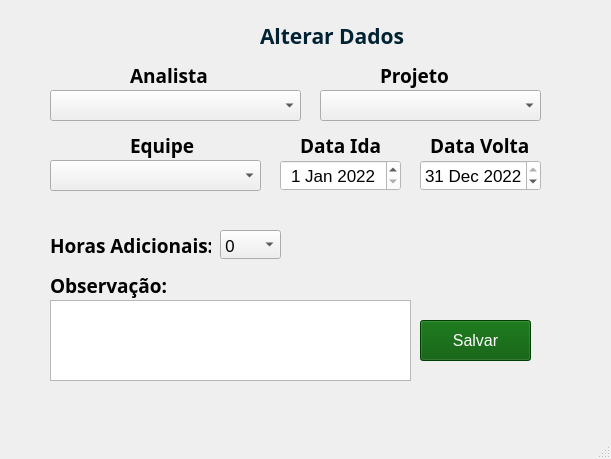
<?xml version="1.0" encoding="UTF-8"?>
<ui version="4.0">
 <class>MainWindow</class>
 <widget class="QMainWindow" name="MainWindow">
  <property name="geometry">
   <rect>
    <x>0</x>
    <y>0</y>
    <width>611</width>
    <height>459</height>
   </rect>
  </property>
  <property name="minimumSize">
   <size>
    <width>611</width>
    <height>459</height>
   </size>
  </property>
  <property name="maximumSize">
   <size>
    <width>611</width>
    <height>459</height>
   </size>
  </property>
  <property name="windowTitle">
   <string>Alterar Analista</string>
  </property>
  <property name="styleSheet">
   <string notr="true">alternate-background-color: rgb(225, 225, 225);</string>
  </property>
  <widget class="QWidget" name="centralwidget">
   <widget class="QPushButton" name="btnSalvarAlteracao">
    <property name="geometry">
     <rect>
      <x>420</x>
      <y>320</y>
      <width>111</width>
      <height>41</height>
     </rect>
    </property>
    <property name="font">
     <font>
      <pointsize>12</pointsize>
      <weight>50</weight>
      <bold>false</bold>
     </font>
    </property>
    <property name="cursor">
     <cursorShape>PointingHandCursor</cursorShape>
    </property>
    <property name="styleSheet">
     <string notr="true">background-color: rgb(0, 85, 0);
color: rgb(255, 255, 255);</string>
    </property>
    <property name="text">
     <string>Salvar</string>
    </property>
   </widget>
   <widget class="QLabel" name="label_7">
    <property name="geometry">
     <rect>
      <x>130</x>
      <y>60</y>
      <width>81</width>
      <height>31</height>
     </rect>
    </property>
    <property name="font">
     <font>
      <family>Bahnschrift Light</family>
      <pointsize>14</pointsize>
      <weight>75</weight>
      <italic>false</italic>
      <bold>true</bold>
     </font>
    </property>
    <property name="text">
     <string>Analista</string>
    </property>
   </widget>
   <widget class="QLabel" name="label_3">
    <property name="geometry">
     <rect>
      <x>260</x>
      <y>20</y>
      <width>191</width>
      <height>31</height>
     </rect>
    </property>
    <property name="font">
     <font>
      <family>Bahnschrift Light</family>
      <pointsize>16</pointsize>
      <weight>75</weight>
      <italic>false</italic>
      <bold>true</bold>
     </font>
    </property>
    <property name="styleSheet">
     <string notr="true">color: rgb(0, 34, 50);</string>
    </property>
    <property name="text">
     <string>Alterar Dados</string>
    </property>
   </widget>
   <widget class="QLabel" name="label_2">
    <property name="geometry">
     <rect>
      <x>220</x>
      <y>10</y>
      <width>171</width>
      <height>41</height>
     </rect>
    </property>
    <property name="font">
     <font>
      <family>Segoe UI Light</family>
      <pointsize>16</pointsize>
      <weight>75</weight>
      <italic>true</italic>
      <bold>true</bold>
     </font>
    </property>
    <property name="text">
     <string/>
    </property>
    <property name="pixmap">
     <pixmap>../../../Users/FADAMI/Img/logo-cor.png</pixmap>
    </property>
   </widget>
   <widget class="QComboBox" name="box_equipe">
    <property name="geometry">
     <rect>
      <x>50</x>
      <y>160</y>
      <width>211</width>
      <height>31</height>
     </rect>
    </property>
    <property name="font">
     <font>
      <family>Segoe UI Semilight</family>
      <pointsize>13</pointsize>
     </font>
    </property>
   </widget>
   <widget class="QComboBox" name="box_projeto">
    <property name="geometry">
     <rect>
      <x>320</x>
      <y>90</y>
      <width>221</width>
      <height>31</height>
     </rect>
    </property>
    <property name="font">
     <font>
      <family>Segoe UI Semilight</family>
      <pointsize>13</pointsize>
     </font>
    </property>
   </widget>
   <widget class="QLabel" name="label_12">
    <property name="geometry">
     <rect>
      <x>380</x>
      <y>60</y>
      <width>71</width>
      <height>31</height>
     </rect>
    </property>
    <property name="font">
     <font>
      <family>Bahnschrift Light</family>
      <pointsize>14</pointsize>
      <weight>75</weight>
      <italic>false</italic>
      <bold>true</bold>
     </font>
    </property>
    <property name="text">
     <string>Projeto</string>
    </property>
   </widget>
   <widget class="QLabel" name="label_13">
    <property name="geometry">
     <rect>
      <x>130</x>
      <y>130</y>
      <width>71</width>
      <height>31</height>
     </rect>
    </property>
    <property name="font">
     <font>
      <family>Bahnschrift Light</family>
      <pointsize>14</pointsize>
      <weight>75</weight>
      <italic>false</italic>
      <bold>true</bold>
     </font>
    </property>
    <property name="text">
     <string>Equipe</string>
    </property>
   </widget>
   <widget class="QDateEdit" name="DataInicio">
    <property name="geometry">
     <rect>
      <x>280</x>
      <y>160</y>
      <width>121</width>
      <height>31</height>
     </rect>
    </property>
    <property name="font">
     <font>
      <family>Segoe UI</family>
      <pointsize>13</pointsize>
     </font>
    </property>
    <property name="styleSheet">
     <string notr="true">background-color: rgb(255, 255, 255);</string>
    </property>
    <property name="alignment">
     <set>Qt::AlignCenter</set>
    </property>
    <property name="dateTime">
     <datetime>
      <hour>0</hour>
      <minute>0</minute>
      <second>0</second>
      <year>2022</year>
      <month>1</month>
      <day>1</day>
     </datetime>
    </property>
    <property name="maximumDateTime">
     <datetime>
      <hour>23</hour>
      <minute>59</minute>
      <second>59</second>
      <year>2022</year>
      <month>12</month>
      <day>31</day>
     </datetime>
    </property>
   </widget>
   <widget class="QDateEdit" name="DataFim">
    <property name="geometry">
     <rect>
      <x>420</x>
      <y>160</y>
      <width>121</width>
      <height>31</height>
     </rect>
    </property>
    <property name="font">
     <font>
      <family>Segoe UI</family>
      <pointsize>13</pointsize>
     </font>
    </property>
    <property name="styleSheet">
     <string notr="true">background-color: rgb(255, 255, 255);</string>
    </property>
    <property name="alignment">
     <set>Qt::AlignCenter</set>
    </property>
    <property name="dateTime">
     <datetime>
      <hour>0</hour>
      <minute>0</minute>
      <second>0</second>
      <year>2022</year>
      <month>12</month>
      <day>31</day>
     </datetime>
    </property>
    <property name="maximumDateTime">
     <datetime>
      <hour>23</hour>
      <minute>59</minute>
      <second>59</second>
      <year>2022</year>
      <month>12</month>
      <day>31</day>
     </datetime>
    </property>
    <property name="date">
     <date>
      <year>2022</year>
      <month>12</month>
      <day>31</day>
     </date>
    </property>
   </widget>
   <widget class="QLabel" name="label_14">
    <property name="geometry">
     <rect>
      <x>300</x>
      <y>130</y>
      <width>81</width>
      <height>31</height>
     </rect>
    </property>
    <property name="font">
     <font>
      <family>Bahnschrift Light</family>
      <pointsize>14</pointsize>
      <weight>75</weight>
      <italic>false</italic>
      <bold>true</bold>
     </font>
    </property>
    <property name="text">
     <string>Data Ida</string>
    </property>
   </widget>
   <widget class="QLabel" name="label_15">
    <property name="geometry">
     <rect>
      <x>430</x>
      <y>130</y>
      <width>101</width>
      <height>31</height>
     </rect>
    </property>
    <property name="font">
     <font>
      <family>Bahnschrift Light</family>
      <pointsize>14</pointsize>
      <weight>75</weight>
      <italic>false</italic>
      <bold>true</bold>
     </font>
    </property>
    <property name="text">
     <string>Data Volta</string>
    </property>
   </widget>
   <widget class="QLabel" name="label_4">
    <property name="geometry">
     <rect>
      <x>220</x>
      <y>10</y>
      <width>171</width>
      <height>41</height>
     </rect>
    </property>
    <property name="minimumSize">
     <size>
      <width>171</width>
      <height>41</height>
     </size>
    </property>
    <property name="maximumSize">
     <size>
      <width>171</width>
      <height>41</height>
     </size>
    </property>
    <property name="font">
     <font>
      <family>Bahnschrift Light</family>
      <pointsize>16</pointsize>
      <weight>75</weight>
      <italic>false</italic>
      <bold>true</bold>
     </font>
    </property>
    <property name="text">
     <string/>
    </property>
    <property name="pixmap">
     <pixmap>../../Img/logo-cor.png</pixmap>
    </property>
   </widget>
   <widget class="QComboBox" name="box_horas">
    <property name="geometry">
     <rect>
      <x>220</x>
      <y>230</y>
      <width>61</width>
      <height>29</height>
     </rect>
    </property>
    <property name="font">
     <font>
      <family>Segoe UI Semilight</family>
      <pointsize>13</pointsize>
     </font>
    </property>
    <property name="layoutDirection">
     <enum>Qt::LeftToRight</enum>
    </property>
    <property name="autoFillBackground">
     <bool>true</bool>
    </property>
    <property name="styleSheet">
     <string notr="true"/>
    </property>
    <property name="sizeAdjustPolicy">
     <enum>QComboBox::AdjustToContentsOnFirstShow</enum>
    </property>
    <item>
     <property name="text">
      <string>0</string>
     </property>
    </item>
    <item>
     <property name="text">
      <string>1</string>
     </property>
    </item>
    <item>
     <property name="text">
      <string>2</string>
     </property>
    </item>
    <item>
     <property name="text">
      <string>3</string>
     </property>
    </item>
    <item>
     <property name="text">
      <string>4</string>
     </property>
    </item>
    <item>
     <property name="text">
      <string>5</string>
     </property>
    </item>
    <item>
     <property name="text">
      <string>6</string>
     </property>
    </item>
    <item>
     <property name="text">
      <string>7</string>
     </property>
    </item>
    <item>
     <property name="text">
      <string>8</string>
     </property>
    </item>
    <item>
     <property name="text">
      <string>9</string>
     </property>
    </item>
    <item>
     <property name="text">
      <string>10</string>
     </property>
    </item>
   </widget>
   <widget class="QLabel" name="label_8">
    <property name="geometry">
     <rect>
      <x>50</x>
      <y>230</y>
      <width>161</width>
      <height>31</height>
     </rect>
    </property>
    <property name="font">
     <font>
      <family>Bahnschrift Light</family>
      <pointsize>14</pointsize>
      <weight>75</weight>
      <italic>false</italic>
      <bold>true</bold>
     </font>
    </property>
    <property name="text">
     <string>Horas Adicionais:</string>
    </property>
   </widget>
   <widget class="QComboBox" name="box_analista">
    <property name="geometry">
     <rect>
      <x>50</x>
      <y>90</y>
      <width>251</width>
      <height>31</height>
     </rect>
    </property>
    <property name="font">
     <font>
      <family>Segoe UI Semilight</family>
      <pointsize>13</pointsize>
     </font>
    </property>
   </widget>
   <widget class="QLabel" name="label_9">
    <property name="geometry">
     <rect>
      <x>50</x>
      <y>270</y>
      <width>161</width>
      <height>31</height>
     </rect>
    </property>
    <property name="font">
     <font>
      <family>Bahnschrift Light</family>
      <pointsize>14</pointsize>
      <weight>75</weight>
      <italic>false</italic>
      <bold>true</bold>
     </font>
    </property>
    <property name="text">
     <string>Observação:</string>
    </property>
   </widget>
   <widget class="QTextEdit" name="inpt_text">
    <property name="geometry">
     <rect>
      <x>50</x>
      <y>300</y>
      <width>361</width>
      <height>81</height>
     </rect>
    </property>
    <property name="font">
     <font>
      <family>Segoe UI Light</family>
      <pointsize>14</pointsize>
     </font>
    </property>
   </widget>
  </widget>
  <widget class="QStatusBar" name="statusbar"/>
 </widget>
 <resources/>
 <connections/>
</ui>
